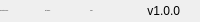
              <widget class="QFrame" name="bottomBar">
               <property name="minimumSize">
                <size>
                 <width>0</width>
                 <height>22</height>
                </size>
               </property>
               <property name="maximumSize">
                <size>
                 <width>16777215</width>
                 <height>22</height>
                </size>
               </property>
               <property name="frameShape">
                <enum>QFrame::NoFrame</enum>
               </property>
               <property name="frameShadow">
                <enum>QFrame::Raised</enum>
               </property>
               <layout class="QHBoxLayout" name="horizontalLayout_5">
                <property name="spacing">
                 <number>0</number>
                </property>
                <property name="leftMargin">
                 <number>0</number>
                </property>
                <property name="topMargin">
                 <number>0</number>
                </property>
                <property name="rightMargin">
                 <number>0</number>
                </property>
                <property name="bottomMargin">
                 <number>0</number>
                </property>
                <item>
                 <widget class="QLabel" name="connection_status_label">
                  <property name="maximumSize">
                   <size>
                    <width>16777215</width>
                    <height>16</height>
                   </size>
                  </property>
                  <property name="font">
                   <font>
                    <family>Segoe UI</family>
                    <pointsize>-1</pointsize>
                    <italic>false</italic>
                    <bold>false</bold>
                   </font>
                  </property>
                  <property name="text">
                   <string>Connecting device...</string>
                  </property>
                  <property name="alignment">
                   <set>Qt::AlignLeading|Qt::AlignLeft|Qt::AlignVCenter</set>
                  </property>
                 </widget>
                </item>
                <item>
                 <widget class="QLabel" name="running_status_label">
                  <property name="maximumSize">
                   <size>
                    <width>16777215</width>
                    <height>16</height>
                   </size>
                  </property>
                  <property name="font">
                   <font>
                    <family>Segoe UI</family>
                    <pointsize>-1</pointsize>
                    <italic>false</italic>
                    <bold>false</bold>
                   </font>
                  </property>
                  <property name="text">
                   <string>Not running...</string>
                  </property>
                  <property name="alignment">
                   <set>Qt::AlignLeading|Qt::AlignLeft|Qt::AlignVCenter</set>
                  </property>
                 </widget>
                </item>
                <item>
                 <widget class="QLabel" name="time_status_label">
                  <property name="maximumSize">
                   <size>
                    <width>16777215</width>
                    <height>16</height>
                   </size>
                  </property>
                  <property name="font">
                   <font>
                    <family>Segoe UI</family>
                    <pointsize>-1</pointsize>
                    <italic>false</italic>
                    <bold>false</bold>
                   </font>
                  </property>
                  <property name="text">
                   <string>0/0ms</string>
                  </property>
                  <property name="alignment">
                   <set>Qt::AlignLeading|Qt::AlignLeft|Qt::AlignVCenter</set>
                  </property>
                 </widget>
                </item>
                <item>
                 <widget class="QLabel" name="version">
                  <property name="text">
                   <string>v1.0.0</string>
                  </property>
                  <property name="alignment">
                   <set>Qt::AlignRight|Qt::AlignTrailing|Qt::AlignVCenter</set>
                  </property>
                 </widget>
                </item>
                <item>
                 <widget class="QFrame" name="frame_size_grip">
                  <property name="minimumSize">
                   <size>
                    <width>20</width>
                    <height>0</height>
                   </size>
                  </property>
                  <property name="maximumSize">
                   <size>
                    <width>20</width>
                    <height>16777215</height>
                   </size>
                  </property>
                  <property name="frameShape">
                   <enum>QFrame::NoFrame</enum>
                  </property>
                  <property name="frameShadow">
                   <enum>QFrame::Raised</enum>
                  </property>
                 </widget>
                </item>
               </layout>
              </widget>
